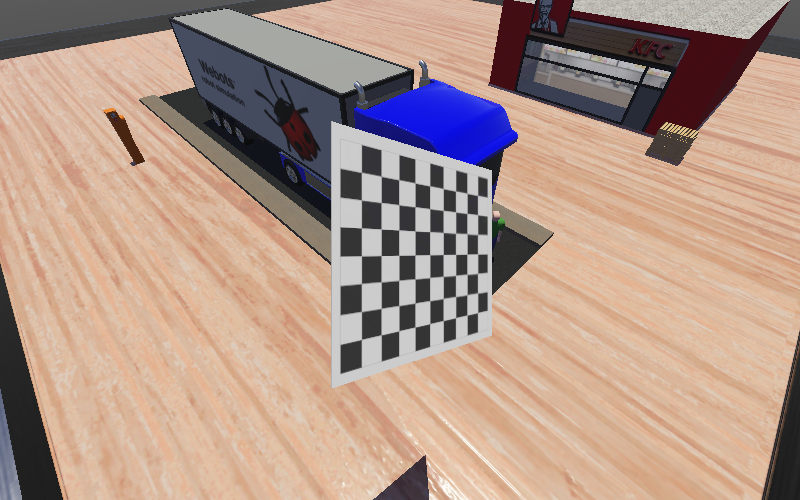
#> input picture controllers/LENTS_DISTORTION/opencv_frame_l_8.png, 800 x 500 px
$ python LENTS_DISTORTION.py
#> lines starting #> are read from the running program, lines starting #| are printed output that depends on the picture; after the words box and inside, x2 and y2 are one past the last pixel; in counts of white or black regions, pixels touching at a corner belong together
import numpy as np
import cv2
import glob
## CARA DE LOS VALORES DE LA CAMARA
cv_file = cv2.FileStorage("fer_camara_3.yaml", cv2.FILE_STORAGE_READ)
mtx = cv_file.getNode("camera_matrix").mat()
dist = cv_file.getNode("dist_coeff").mat()

## LECUTRA DE LA IAMGEN A TRATAR
img = cv2.imread('opencv_frame_l_8.png')
#> img is the input picture: shape (500, 800, 3); mean B, G, R 137.2, 150.4, 176.7

pattern_size = (9, 7)
res, corners = cv2.findChessboardCorners(img, pattern_size)
#> res = True; corners = 63 rows, first 8: [361.4, 172.3], [381.2, 176.3], [398.7, 179.8], [415, 183], [429.6, 186], [443.3, 188.6], [455.6, 191.1], [467.1, 193.3]
criteria = (cv2.TERM_CRITERIA_EPS + cv2.TERM_CRITERIA_MAX_ITER, 140, 0.001)
corners = cv2.cornerSubPix(cv2.cvtColor(img, cv2.COLOR_BGR2GRAY),corners, (10, 10), (-1,-1), criteria)
#> corners = 63 rows, first 8: [361.4, 172.3], [381.2, 176.3], [398.8, 179.7], [415, 182.9], [429.7, 185.8], [443.2, 188.6], [461, 192.3], [472.4, 194.2]
## IMAGEN SIN DISTORSION
h_corners = cv2.undistortPoints(corners, mtx, dist)
#> h_corners = 63 rows, first 8: [-0.0994, -0.22], [-0.0419, -0.209], [0.00919, -0.2], [0.0565, -0.191], [0.0991, -0.183], [0.139, -0.176], [0.191, -0.166], [0.224, -0.161]
h_corners = np.c_[h_corners.squeeze(), np.ones(len(h_corners))]
#> h_corners = 63 rows, first 8: [-0.0994, -0.22, 1], [-0.0419, -0.209, 1], [0.00919, -0.2, 1], [0.0565, -0.191, 1], [0.0991, -0.183, 1], [0.139, -0.176, 1], [0.191, -0.166, 1], [0.224, -0.161, 1]
img_pts, _ = cv2.projectPoints(h_corners, (0, 0, 0), (0, 0, 0),mtx,dist)
#> img_pts has the same summary as corners
for c in corners:
    cv2.circle(img, tuple(c[0]), 10, (0, 255, 0), 1)
#> this loop made 63 passes
#> c on passes 1 to 12: [[361.4, 172.3]], [[381.2, 176.3]], [[398.8, 179.7]], [[415, 182.9]], [[429.7, 185.8]], [[443.2, 188.6]], [[461, 192.3]], [[472.4, 194.2]], [[477.5, 195.4]], [[361.4, 199.9]], [[381.2, 202.5]], [[398.8, 204.7]]
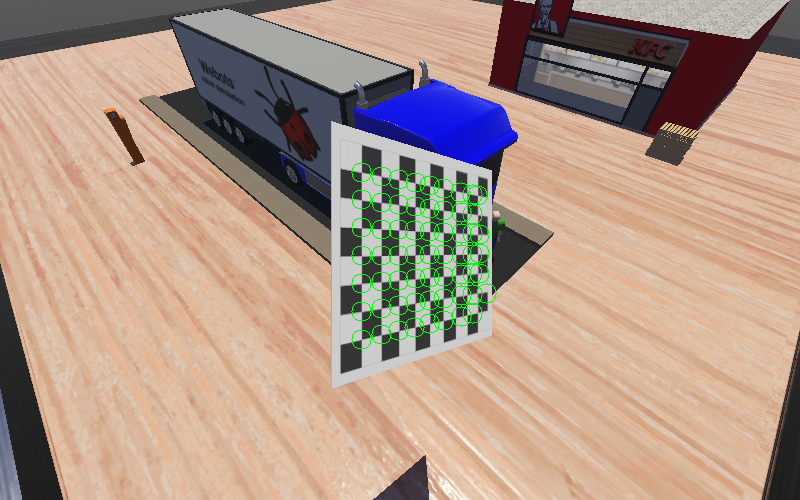
#> img: shape (500, 800, 3); 0.82% of pixels changed, all inside (x1, y1, x2, y2) = (351, 162, 497, 350)
for c in img_pts.squeeze().astype(np.float32):
    cv2.circle(img, tuple(c), 5, (0, 0, 255), 1)
#> this loop made 63 passes
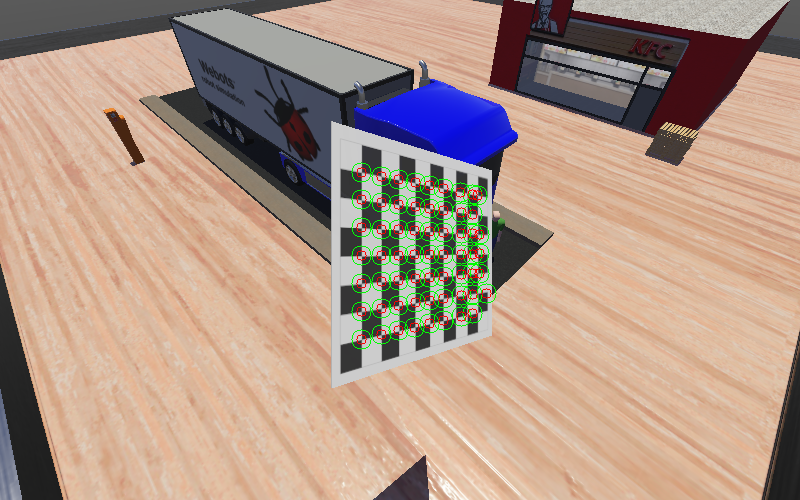
#> img: shape (500, 800, 3); 0.43% of pixels changed, all inside (x1, y1, x2, y2) = (356, 167, 492, 345)
cv2.imshow('undistorted corners', img)
cv2.waitKey()
cv2.destroyAllWindows()
img_pts, _ = cv2.projectPoints(h_corners, (0, 0, 0), (0, 0, 0),mtx,dist)
for c in img_pts.squeeze().astype(np.float32):
    cv2.circle(img, tuple(c), 2, (255, 255, 0), 1)
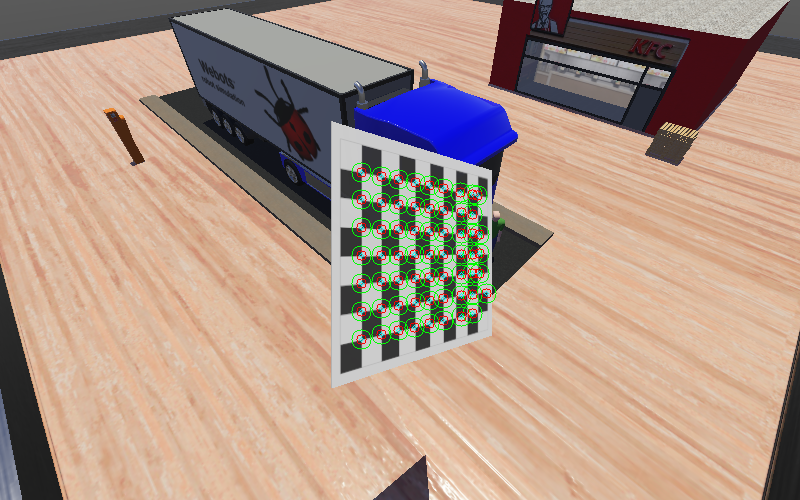
#> img: shape (500, 800, 3); 0.12% of pixels changed, all inside (x1, y1, x2, y2) = (359, 170, 489, 342)
cv2.imshow('reprojected corners', img)
cv2.waitKey()
cv2.destroyAllWindows()
